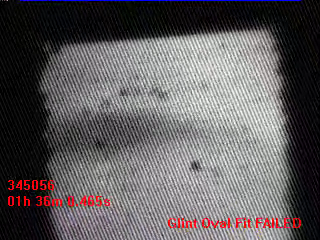
#> input picture frame 6 of input/examples/blink_0:2:05.5-0:2:06.5_11710_20200911_run1.mp4, 320 x 240 px, given in place of 10997_20180818_run1.mov, which was not available
$ python pupil_tracker.py
#> lines starting #> are read from the running program, lines starting #| are printed output that depends on the picture; after the words box and inside, x2 and y2 are one past the last pixel; in counts of white or black regions, pixels touching at a corner belong together; pictures that were not available may be replaced by others from this repository, and a replacement may not be noted
#> in get_input, self.first is the input picture: shape (240, 320, 3); mean B, G, R 94.5, 92.7, 96.7
### optimization.py
from matplotlib import pyplot as plt
import numpy as np
import cv2
import sys
import math

#Class that implement fast tracking algorithm on pupil tracking
#Blur: way smaller for the frame
#Canny: somewhat smaller
#threshold: somewhat correct
#raiuds: way smaller for the actual frame
class fast_tracker:
	def __init__(self, img, threshold=None, blur=None, canny=None, radius=None):
		#the frame is a bit different than the img it is testing here!
		self.img = img
		self.blur = blur
		self.canny = canny
		self.threshold = threshold
		self.radius = radius #Make sure that the pupil is within this range!!!!!

	def prepossing(self):
		image = self.img
		#First remove the noise
		blurred = self.noise_removal(image)
		#Threshold the image to make the canny image more precise
		thresholded = self.threshold_img(blurred)
		#Then canny the image for better analysis
		edged = self.canny_img(thresholded)
		return (edged, thresholded)

	"""Alll the method downbelow have variables, totally 6 distinct variables
	That need to be change either by machine learning or by user or both.
	"""
	def noise_removal(self, img):
		#Convert the imported frame to grey image
		gray_image = cv2.cvtColor(img, cv2.COLOR_BGR2GRAY)
		#Blurring Method
		blurImg = cv2.blur(gray_image,(self.blur[0], self.blur[1]))
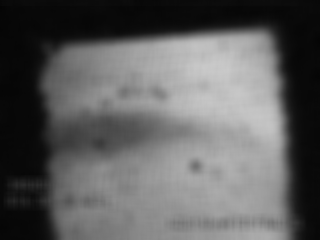
#> blurImg: shape (240, 320); min 4, max 201, mean 94
		# cv2.imwrite('sample1.png', blurImg)
		return blurImg

	#This method is crucial to get a better canny image
	def threshold_img(self, img):
	    _, proc = cv2.threshold(img, self.threshold[0], self.threshold[1], cv2.THRESH_BINARY)
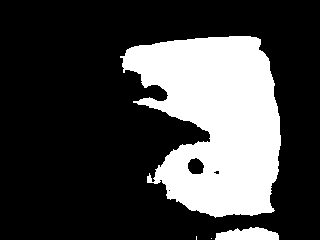
#> proc: shape (240, 320); values 0 (black) and 152 (white), 26.3% white; 4 white regions (2 under 20 px), largest, box (x1, y1, x2, y2) and area: (120, 36, 281, 218) 19541, (215, 227, 279, 240) 626
	    # cv2.imwrite('sample2.png', proc)
	    return proc

	def canny_img(self, img):
		edges = cv2.Canny(img, self.canny[0], self.canny[1])
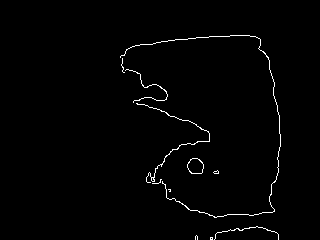
#> edges: shape (240, 320); 1.3% white in thin lines or dots, all inside (x1, y1, x2, y2) = (120, 35, 281, 240)
		# cv2.imwrite('sample3.png', edges)
		return edges

	#Here comes the hard one, how to find the exact coordinate of the pupil and the glint
	# [50 lines left out: function hough_transform, not called in this run]

		# for x, y, r in max_cor:
		# 	circled_cases = cv2.circle(self.img, (x, y), r, (0,0,255))
		# 	cv2.imwrite('test.png', circled_cases)

# [6 lines that do not run on import are left out]

### tracker.py
"""
generic functions used by pupil and glint
"""
import os
import os.path
import scipy.stats as stats
import cv2
from imutils.video import FPS
from extraction import extraction

#For user to choose different tracking resorts
OPENCV_OBJECT_TRACKERS = {
    "csrt": cv2.TrackerCSRT_create,
    "kcf": cv2.TrackerKCF_create,
    "mil": cv2.TrackerMIL_create,
}
try:
    # 20210226WF - not in my opencv?!
    others = {
         "boosting": cv2.TrackerBoosting_create,
         "tld": cv2.TrackerTLD_create,
         "medianflow": cv2.TrackerMedianFlow_create,
         "mosse": cv2.TrackerMOSSE_create,
    }
    OPENCV_OBJECT_TRACKERS = {**OPENCV_OBJECT_TRACKERS, **others}
except AttributeError as err:
    print(f"WARNING: cannot import all trackers: {err}")


# [4 lines left out: function fun_if_len, not called in this run]

def set_tracker(tracker_name):
    '''
    tracker definition depends on opencv version
    '''
    # extract the OpenCV version info
    (major, minor) = cv2.__version__.split(".")[:2]
    if int(major) == 3 and int(minor) < 3:
        return cv2.Tracker_create("kcf")

    return OPENCV_OBJECT_TRACKERS[tracker_name]()

class Box:
    '''
    wrapper for boxed pupil location from tracker
    Store box x,y,h,w and mid point
    '''
    def __init__(self, boxcoords):
        boxcoords = (int(x) for x in boxcoords)
        self.x, self.y, self.w, self.h = boxcoords
        self.mid_x = self.x + self.w / 2
        self.mid_y = self.y + self.h / 2

    def mid_xy(self):
        return (self.mid_x, self.mid_y)

    def mark_center(self, frame):
        "mark center of the pupil"
        center_color = (255, 0, 0)
        cv2.circle(frame, (int(self.mid_x), int(self.mid_y)), 5, center_color, -1)

    def draw_box(self, frame, show_center=True):
        """draw box onto a frame"""
        box_color = (255,0, 0)
        x, y, w, h = (self.x, self.y, self.w, self.h)
        cv2.rectangle(frame, (x, y), (x + w, y + h), box_color, 2)
        if show_center:
            self.mark_center(frame)

    def __repr__(self):
        return f'({self.x},{self.y}) {self.w}x{self.h}'


class Circle:
    '''
    wrapper for circled pupil location from tracker
    '''

    def __init__(self, circlecoords):
        "x and y are center coords. r is radius"
        circlecoords = (int(x) for x in circlecoords)
        self.x, self.y, self.r = circlecoords

    def mid_xyr(self):
        return (self.x, self.y, self.r)

    def draw_circle(self, frame, glint=False):
        "used to draw pupil"
        circle_color = (255, 255, 0)
        center_color = (255, 255, 0)
        center_size  = 5
        cv2.circle(frame, (self.x, self.y), self.r, circle_color, 2)
        # -1 is totally filled
        cv2.circle(frame, (self.x, self.y), center_size, center_color, -1)

    # [4 lines left out: function draw_glint, not called in this run]

    def __repr__(self):
        return f'({self.x},{self.y}) r={self.r}'


class TrackedFrame:
    '''
    a frame and it's tracking info
    '''
    def __init__(self, frame, count):
        self.frame = frame
        self.count = count
        #Variables whether the tracking is successful or not
        self.box = None
        self.success_box = False
        # only used for pupil?
        self.success_circle = False

    def set_box(self, box):
        self.box = box
        self.success_box = self.box.w != 0

    def set_circle(self, circle):
        # for glint, just care about circle
        self.circle = circle
        self.success_circle = self.circle.r != 0

    def annotate_text(self, text_info):
        """add text info in lower left corner
        text_info is a dictionary  like label: string_value
        """

        text_color = (0, 0, 255)
        font_scale = 0.6
        thickness_px = 2

        h = self.frame.shape[0]
        x_pos = 10
        y_step = 20
        i = 0

        # Put text to the image
        for (k, v) in enumerate(text_info):
            text = "{}: {}".format(k, v)
            pos = (x_pos, h - ((i+1) * y_step))
            cv2.putText(
                self.frame, text, pos, cv2.FONT_HERSHEY_SIMPLEX, font_scale, text_color, thickness_px
            )
            i = i + 1

    def draw_tracking(self, circle_type="pupil"):
        '''
        add bounding box and pupil center to image
        '''
        # geom. info
        self.box.draw_box(self.frame)
        if circle_type == "glint":
            self.circle.draw_glint(self.frame)
        else:
            self.circle.draw_circle(self.frame)


    def save_frame(self, folder_name="output"):
        """save to glint_testing for glint, "output" for pupil"""
        if not os.path.isdir(folder_name):
            os.mkdir(folder_name)
        cv2.imwrite("%s/%015d.png" % (folder_name, self.count), self.frame)

class GenericTracker:
    '''
    generic class for trackers.
    track_frame must be extended (see glint or pupil)
    '''
    # [271 lines left out: functions __init__, get_input, set_events, zscore, append_data, track_frame and 4 more, not called in this run]

### HTimp.py
import cv2
import numpy as np

class HTimp():
    def __init__(self, image, distance = 150, param = (200, 20), radius = (0, 0)):
        '''
        All the parameters required to run opencv Hough transform
        '''
        self.image = image
        self.distance = distance
        self.param1 = param[0]
        self.param2 = param[1]
        self.minRadius = radius[0]
        self.maxRadius = radius[1]
        self.circle = None

    '''
    Running the opencv Hough transform
    '''
    def get(self):
        circles = cv2.HoughCircles(self.image, cv2.HOUGH_GRADIENT, 1, self.distance,\
                                    param1 = self.param1, param2 = self.param2,\
                                    minRadius = self.minRadius, maxRadius = self.maxRadius)

        return circles

### pupil_tracker.py
#!/usr/bin/env python3
from HTimp import HTimp
from imutils.video import FPS
from extraction import extraction
from optimization import fast_tracker
import scipy.stats as stats
import cv2
import os.path
from tracker import Box, Circle, TrackedFrame, set_tracker

def fun_if_len(func, vals, nan_val=0):
    "min or max on list"
    return func(vals) if len(vals) > 0 else nan_val


class auto_tracker:
    '''
    Class that controls the track for pupil overall
    '''
    def __init__(
        self, video_fname, bbox, parameters, ROI_glint=[0,0,0,0], tracker_name="kcf", write_img=True, start_frame=0, max_frames=9e10, best_img=None
    ):
        '''
        variables that controls the z_score filter
        '''
        self.f_count = 0
        self.local_count = 0

        '''
        Variable needed in Fast Hough Transform(HTimp.py)
        '''
        self.num_circle = 20
        '''
        First image to initialize the KCF tracker
        '''
        self.first = None

        '''
        Variables that represent file data should be written to
        '''
        self.original_pupil = None
        self.filtered_pupil = None

        '''
        Output evens to the image
        '''
        self.onset_labels = None

        '''
        Variables that detect and record blink preset of course
        '''
        self.m_range = 20
        self.m_critical = 3
        self.num_blink = 0

        '''
        Data that's crucial to the tracker
        '''
        self.testcircle = []
        self.iniBB = bbox
        self.video_fname = video_fname

        self.tracker_name = tracker_name
        self.ROI_glint = ROI_glint
        print(f"PUPIL: using parameters: {parameters}; box @ {bbox}")
        self.blur = parameters['blur']
        self.canny = parameters['canny']
        self.threshold = parameters['threshold']

        '''
        Staring position
        '''
        self.stare_posi = parameters['stare_posi']

        '''
        Values that handles zscore as well as dynamic plotting
        '''
        self.r_value = []
        self.x_value = []
        self.y_value = []
        self.blink_rate = []
        self.interpolated = []

        '''
        Tracker settings
        '''
        self.settings = {
            "write_img": write_img,
            "max_frames": max_frames,
            "start_frame": start_frame,
            "fps": 60}
        self.tracker = set_tracker(tracker_name)
        print(f"initializing Pupil tracking @ {start_frame} frame")

        '''
        File handling based on settings
        '''
        if self.settings['write_img']:
            self.original_pupil = open("data_output/origin_pupil.csv", "w")
            self.original_pupil.write("sample,x,y,r,blink\n")
            self.filtered_pupil = open("data_output/filter_pupil.csv", "w")
            self.filtered_pupil.write("sample,x,y,r\n")

        '''
        Get the perfect image that's stored in the input
        '''
        self.get_input(best_img)

        '''
        If failed, current will be set to previous
        '''
        self.previous = (0, 0, 0)

    def get_input(self, best_img_file):
        '''
        Function that reads in the image and renders it
        The parameters used for rendering is gotten from
        the preprocessing
        '''
        if best_img_file and os.path.exists(best_img_file):
            self.first = cv2.imread(best_img)
        else:
            print("# no (existing) image given. reading 1st frame. hope it's good!")
            self.first = cv2.VideoCapture(self.video_fname).read()[1]
        self.first = self.render(self.first)[1]
        #initialize the tracker
        self.tracker.init(self.first, self.iniBB)
        (success_box, box) = self.tracker.update(self.first)
#> success_box = True; box = (52, 34, 97, 99)

    '''
    set task event info from csv_filename
    '''
    def set_events(self, csv_fname):
        self.onset_labels = extraction(csv_fname)
        self.onset_labels['onset_frame'] = [int(x) for x in self.onset_labels.onset*self.settings['fps']]

    '''
    Renders the image and get the perfect edged image and threshold image
    Using the parameters passed in by the main
    '''
    def render(self, frame):
        ft = fast_tracker(frame, self.threshold, self.blur, self.canny)
        result = ft.prepossing()
        edged = result[0]
        threshold = result[1]
        return (edged, threshold)

    '''
    Find box using threshold from KCF tracker
    '''
    def find_box(self, frame):
        frame = self.render(frame)[1]
        self.tracker.init(frame, self.iniBB)
        (success_box, box) = self.tracker.update(frame)

        if success_box :
            return Box(box)
        else:
            return Box([0]*4)

    '''
    Find circle using Hough Transform tracker
    '''
    def find_circle(self, frame, pretest):
        #First process the image
        #0 returns the edged image
        edged = self.render(frame)[0]
        #Analyzing using the edged image
        ht = HTimp(edged, 150, (255, self.num_circle))
        circle = ht.get()
        #Filter out the useful circles.
        #Pretest is pre-processing, they call the same function
        if not pretest:
            circle = self.filter(edged, ht.get())

        #Get the circle object
        if circle is not None:
            return Circle(circle[0][0])
        else:
            return Circle([0]*3)

    '''
    Filter out the unhealthy circle and recalculate for useful data
    The idea here is to reduce the count for Hough Transform to get the circle
    Until the circle is fetched. After that, compare it with the glint diameter.
    If making sense, then that's gonna be the new outcome.
    '''
    def filter(self, edged, circle):
        #Change the successful count for Hough transform to lower to voting standard
        k = self.num_circle - 1;
        diameter = circle[0][0][2]*2 if circle is not None else None
        while (diameter is None or \
              diameter >= min(self.iniBB[2], self.iniBB[3])or\
              diameter <= min(self.ROI_glint[2], self.ROI_glint[3])) and\
              k > self.num_circle - 6:
            #Recalculate the Hough Transform using the new standard
            ht = HTimp(edged, 150, (255, k))
            circle = ht.get()
            diameter = circle[0][0][2]*2 if circle is not None else None
            k -= 1

        #Comparing with the glint
        if diameter is None or\
           diameter >= min(self.iniBB[2], self.iniBB[3]) or\
           diameter <= min(self.ROI_glint[2], self.ROI_glint[3]):
           return None

        return circle

    '''
    Collections of append methods
    '''
    def append_data(self, x,y,r,blink):
            self.r_value.append(r)
            self.x_value.append(x)
            self.y_value.append(y)
            self.blink_rate.append(self.num_blink)

    '''
    Calculates blink, put the data in a list as well as in a csv file
    '''
    def update_position(self, tframe):
        #Get the coordinates for Hough transform and KCF tracker outcomes
        x_b, y_b = tframe.box.mid_xy()
        x, y, r = tframe.circle.mid_xyr()
        #This one limit the z-score calculator
        self.f_count += 1

        '''
        BLINK DETECTION
        This idea here is that if within 20 frames, there exists 3 frames that both KCF and hough transform
        failed, then it is identified as a blink
        '''
        # TODO: 20 is a large value! less like a blink and more like an extended eye's closed period
        if not tframe.success_box and not tframe.success_circle:
            self.m_range -= 1
            self.m_critical -= 1
        if self.m_critical <= 0 and not self.m_range <= 0:
            self.m_range = 20
            self.m_critical = 3
            self.num_blink += 1

        #Set it to previous if the tracker fails
        if x != 0 and y != 0 and r != 0:
            self.previous = (x,y,r) #The 0 index equals the previous one
            self.interpolated.append(False)
        else:
            x, y, r = self.previous
            self.interpolated.append(True)

        self.append_data(x, y, r, self.num_blink)
        #Only write to file if file exists
        if self.original_pupil:
            self.original_pupil.write("%d,%d,%d,%d,%d\n" % (tframe.count, x, y, r, self.num_blink))

        self.zscore()

    def zscore(self, every_n=2000, z_thres=1):
        '''
        Z_SCORE CALCULATION
        Start filtering by Z_score at 2000 mark
        The idea here is that get the standard deviation of radius every 2000 runs,
        since radius would be roughly constant for normal people
        if there is a frame with std difference greater than 1, it is a bad detection,
        make it equal to the previous frame value.
        z_thres of 1 is aggressive
        '''
        if not self.filtered_pupil or self.f_count < every_n:
            return
        if self.f_count % every_n == 0:
            z_score = stats.zscore(self.r_value[self.local_count:self.f_count])
            for i in range(len(z_score)):
                #The threshold is meant to be three, but I figure 1 is more precise
                cur = i + self.local_count
                past = i-1+self.local_count
                if abs(z_score[i]) >= z_thres:
                    self.r_value[cur] = self.r_value[past]
                    self.x_value[cur] = self.x_value[past]
                    self.y_value[cur] = self.y_value[past]

                self.filtered_pupil.write("%d,%d,%d,%d\n" % (cur, self.x_value[cur], self.y_value[cur], self.r_value[cur]))
        self.local_count += 1
    '''
    big function that runs the tracker
    '''
    def run_tracker(self, pretest = False):
#> called with pretest = False
        count = self.settings['start_frame']
        fps = FPS().start()
        #Transform the video into frames
        vs = cv2.VideoCapture(self.video_fname)
        vs.set(1, count)
        #Start iterating each and every frame starting from the very beginning
        while True and count < self.settings["max_frames"]:
            #Here just handling the frames
            (have_frame, rframe) = vs.read()
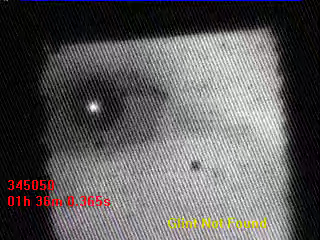
#> input picture frame 0 of input/examples/blink_0:2:05.5-0:2:06.5_11710_20200911_run1.mp4, 320 x 240 px, given in place of 10997_20180818_run1.mov, which was not available
#> rframe is the input picture: shape (240, 320, 3); mean B, G, R 91.9, 91.2, 93.6
            if not have_frame:
                print(f"# last frame @ {count} ({self.video_fname})")
                break
            count += 1
            tframe = TrackedFrame(rframe, count)

            #Run each method to find KCF box and Hough Transform circle
            box = self.find_box(tframe.frame)
#> in noise_removal (call 2), `gray_image = cv2.cvtColor(img, cv2.COLOR_BGR2GRAY)`:
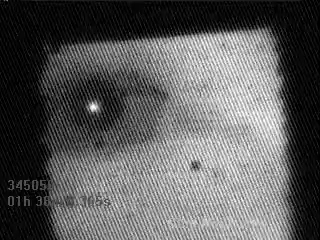
#> gray_image: shape (240, 320); min 0, max 255, mean 91.9
#> in noise_removal (call 2), `blurImg = cv2.blur(gray_image,(self.blur[0], self.blur[1]))`:
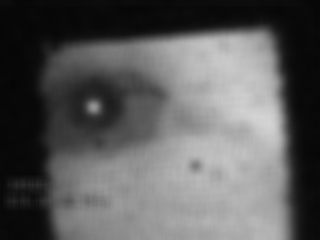
#> blurImg: shape (240, 320); min 5, max 212, mean 91.9
#> in threshold_img (call 2), `_, proc = cv2.threshold(img, self.threshold[0], self.threshold[1], cv2..`:
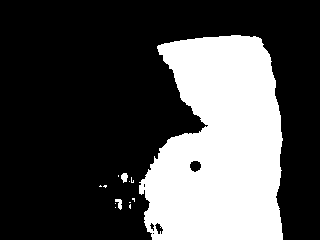
#> proc: shape (240, 320); values 0 (black) and 152 (white), 29.8% white; 13 white regions (10 under 20 px), largest, box (x1, y1, x2, y2) and area: (139, 35, 283, 240) 22776, (121, 173, 128, 183) 50, (115, 199, 122, 210) 46
#> in find_box, `(success_box, box) = self.tracker.update(frame)`: success_box = True; box = (52, 34, 97, 99)
#> (the rest of the program and of its run is left out)
